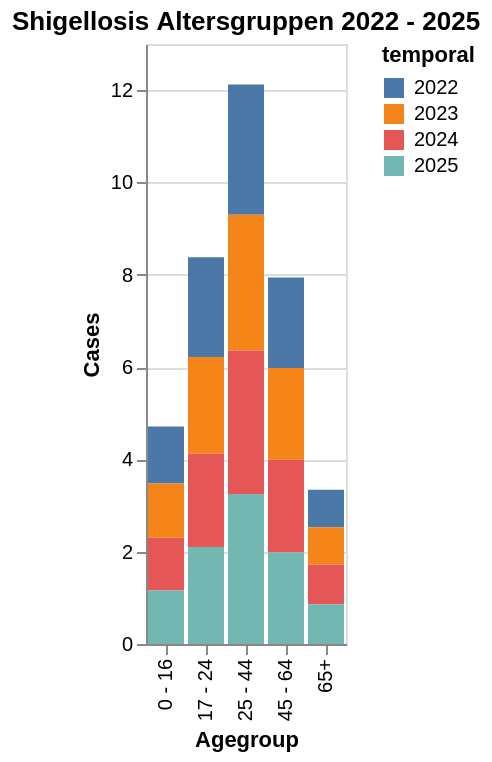

Notebook source saved alongside this figure:
### Markdown cell above
* im Sommer am Höchsten¨
* im Winter tiefer
* steigende Zahlen in den letzten Jahren

### Code cell
bar_age = alt.Chart(data_med).mark_bar().encode(
    x=alt.X("agegroup", title="Agegroup"),
    y=alt.Y("incValue", title="Cases"),
    color=alt.Color("temporal")
).properties(
    title="Shigellosis Altersgruppen 2022 - 2025"
)

bar_age

### Figure 1 — Vega-Lite specification as saved in the notebook (floating-point values rounded to 4 significant figures)
{"config": {"view": {"continuousWidth": 300, "continuousHeight": 300}}, "data": {"name": "data-008d46b852c06d8840ec96ddaa302fb2"}, "mark": {"type": "bar"}, "encoding": {"color": {"field": "temporal", "type": "nominal"}, "x": {"field": "agegroup", "title": "Agegroup", "type": "nominal"}, "y": {"field": "incValue", "title": "Cases", "type": "quantitative"}}, "title": "Shigellosis Altersgruppen 2022 - 2025", "$schema": "https://vega.github.io/schema/vega-lite/v6.1.0.json", "datasets": {"data-008d46b852c06d8840ec96ddaa302fb2": [{"valueCategory": "cases_10y_mean", "temporal": "2022", "temporal_type": "year", "georegion": "CHFL", "georegion_type": "CHFL", "agegroup": "0 - 16", "agegroup_type": "agegroup_food", "sex": "all", "value": null, "pop": null, "incValue": 1.23, "valueYearCumSum": null, "valueMean3y": null, "trend": NaN, "prct": null, "deltaValue": null, "deltaIncValue": null, "incValuePrctChange": null, "valueMean5y": null, "dataComplete": true}, {"valueCategory": "cases_10y_mean", "temporal": "2022", "temporal_type": "year", "georegion": "CHFL", "georegion_type": "CHFL", "agegroup": "17 - 24", "agegroup_type": "agegroup_food", "sex": "all", "value": null, "pop": null, "incValue": 2.16, "valueYearCumSum": null, "valueMean3y": null, "trend": NaN, "prct": null, "deltaValue": null, "deltaIncValue": null, "incValuePrctChange": null, "valueMean5y": null, "dataComplete": true}, {"valueCategory": "cases_10y_mean", "temporal": "2022", "temporal_type": "year", "georegion": "CHFL", "georegion_type": "CHFL", "agegroup": "25 - 44", "agegroup_type": "agegroup_food", "sex": "all", "value": null, "pop": null, "incValue": 2.82, "valueYearCumSum": null, "valueMean3y": null, "trend": NaN, "prct": null, "deltaValue": null, "deltaIncValue": null, "incValuePrctChange": null, "valueMean5y": null, "dataComplete": true}, {"valueCategory": "cases_10y_mean", "temporal": "2022", "temporal_type": "year", "georegion": "CHFL", "georegion_type": "CHFL", "agegroup": "45 - 64", "agegroup_type": "agegroup_food", "sex": "all", "value": null, "pop": null, "incValue": 1.96, "valueYearCumSum": null, "valueMean3y": null, "trend": NaN, "prct": null, "deltaValue": null, "deltaIncValue": null, "incValuePrctChange": null, "valueMean5y": null, "dataComplete": true}, {"valueCategory": "cases_10y_mean", "temporal": "2022", "temporal_type": "year", "georegion": "CHFL", "georegion_type": "CHFL", "agegroup": "65+", "agegroup_type": "agegroup_food", "sex": "all", "value": null, "pop": null, "incValue": 0.81, "valueYearCumSum": null, "valueMean3y": null, "trend": NaN, "prct": null, "deltaValue": null, "deltaIncValue": null, "incValuePrctChange": null, "valueMean5y": null, "dataComplete": true}, {"valueCategory": "cases_10y_mean", "temporal": "2022", "temporal_type": "year", "georegion": "CHFL", "georegion_type": "CHFL", "agegroup": "unknown", "agegroup_type": "agegroup_food", "sex": "all", "value": null, "pop": null, "incValue": null, "valueYearCumSum": null, "valueMean3y": null, "trend": NaN, "prct": null, "deltaValue": null, "deltaIncValue": null, "incValuePrctChange": null, "valueMean5y": null, "dataComplete": true}, {"valueCategory": "cases_10y_mean", "temporal": "2023", "temporal_type": "year", "georegion": "CHFL", "georegion_type": "CHFL", "agegroup": "0 - 16", "agegroup_type": "agegroup_food", "sex": "all", "value": null, "pop": null, "incValue": 1.18, "valueYearCumSum": null, "valueMean3y": null, "trend": NaN, "prct": null, "deltaValue": null, "deltaIncValue": null, "incValuePrctChange": null, "valueMean5y": null, "dataComplete": true}, {"valueCategory": "cases_10y_mean", "temporal": "2023", "temporal_type": "year", "georegion": "CHFL", "georegion_type": "CHFL", "agegroup": "17 - 24", "agegroup_type": "agegroup_food", "sex": "all", "value": null, "pop": null, "incValue": 2.09, "valueYearCumSum": null, "valueMean3y": null, "trend": NaN, "prct": null, "deltaValue": null, "deltaIncValue": null, "incValuePrctChange": null, "valueMean5y": null, "dataComplete": true}, {"valueCategory": "cases_10y_mean", "temporal": "2023", "temporal_type": "year", "georegion": "CHFL", "georegion_type": "CHFL", "agegroup": "25 - 44", "agegroup_type": "agegroup_food", "sex": "all", "value": null, "pop": null, "incValue": 2.94, "valueYearCumSum": null, "valueMean3y": null, "trend": NaN, "prct": null, "deltaValue": null, "deltaIncValue": null, "incValuePrctChange": null, "valueMean5y": null, "dataComplete": true}, {"valueCategory": "cases_10y_mean", "temporal": "2023", "temporal_type": "year", "georegion": "CHFL", "georegion_type": "CHFL", "agegroup": "45 - 64", "agegroup_type": "agegroup_food", "sex": "all", "value": null, "pop": null, "incValue": 1.99, "valueYearCumSum": null, "valueMean3y": null, "trend": NaN, "prct": null, "deltaValue": null, "deltaIncValue": null, "incValuePrctChange": null, "valueMean5y": null, "dataComplete": true}, {"valueCategory": "cases_10y_mean", "temporal": "2023", "temporal_type": "year", "georegion": "CHFL", "georegion_type": "CHFL", "agegroup": "65+", "agegroup_type": "agegroup_food", "sex": "all", "value": null, "pop": null, "incValue": 0.81, "valueYearCumSum": null, "valueMean3y": null, "trend": NaN, "prct": null, "deltaValue": null, "deltaIncValue": null, "incValuePrctChange": null, "valueMean5y": null, "dataComplete": true}, {"valueCategory": "cases_10y_mean", "temporal": "2023", "temporal_type": "year", "georegion": "CHFL", "georegion_type": "CHFL", "agegroup": "unknown", "agegroup_type": "agegroup_food", "sex": "all", "value": null, "pop": null, "incValue": null, "valueYearCumSum": null, "valueMean3y": null, "trend": NaN, "prct": null, "deltaValue": null, "deltaIncValue": null, "incValuePrctChange": null, "valueMean5y": null, "dataComplete": true}, {"valueCategory": "cases_10y_mean", "temporal": "2024", "temporal_type": "year", "georegion": "CHFL", "georegion_type": "CHFL", "agegroup": "0 - 16", "agegroup_type": "agegroup_food", "sex": "all", "value": null, "pop": null, "incValue": 1.14, "valueYearCumSum": null, "valueMean3y": null, "trend": NaN, "prct": null, "deltaValue": null, "deltaIncValue": null, "incValuePrctChange": null, "valueMean5y": null, "dataComplete": true}, {"valueCategory": "cases_10y_mean", "temporal": "2024", "temporal_type": "year", "georegion": "CHFL", "georegion_type": "CHFL", "agegroup": "17 - 24", "agegroup_type": "agegroup_food", "sex": "all", "value": null, "pop": null, "incValue": 2.03, "valueYearCumSum": null, "valueMean3y": null, "trend": NaN, "prct": null, "deltaValue": null, "deltaIncValue": null, "incValuePrctChange": null, "valueMean5y": null, "dataComplete": true}, {"valueCategory": "cases_10y_mean", "temporal": "2024", "temporal_type": "year", "georegion": "CHFL", "georegion_type": "CHFL", "agegroup": "25 - 44", "agegroup_type": "agegroup_food", "sex": "all", "value": null, "pop": null, "incValue": 3.11, "valueYearCumSum": null, "valueMean3y": null, "trend": NaN, "prct": null, "deltaValue": null, "deltaIncValue": null, "incValuePrctChange": null, "valueMean5y": null, "dataComplete": true}, {"valueCategory": "cases_10y_mean", "temporal": "2024", "temporal_type": "year", "georegion": "CHFL", "georegion_type": "CHFL", "agegroup": "45 - 64", "agegroup_type": "agegroup_food", "sex": "all", "value": null, "pop": null, "incValue": 2.01, "valueYearCumSum": null, "valueMean3y": null, "trend": NaN, "prct": null, "deltaValue": null, "deltaIncValue": null, "incValuePrctChange": null, "valueMean5y": null, "dataComplete": true}, {"valueCategory": "cases_10y_mean", "temporal": "2024", "temporal_type": "year", "georegion": "CHFL", "georegion_type": "CHFL", "agegroup": "65+", "agegroup_type": "agegroup_food", "sex": "all", "value": null, "pop": null, "incValue": 0.86, "valueYearCumSum": null, "valueMean3y": null, "trend": NaN, "prct": null, "deltaValue": null, "deltaIncValue": null, "incValuePrctChange": null, "valueMean5y": null, "dataComplete": true}, {"valueCategory": "cases_10y_mean", "temporal": "2024", "temporal_type": "year", "georegion": "CHFL", "georegion_type": "CHFL", "agegroup": "unknown", "agegroup_type": "agegroup_food", "sex": "all", "value": null, "pop": null, "incValue": null, "valueYearCumSum": null, "valueMean3y": null, "trend": NaN, "prct": null, "deltaValue": null, "deltaIncValue": null, "incValuePrctChange": null, "valueMean5y": null, "dataComplete": true}, {"valueCategory": "cases_10y_mean", "temporal": "2025", "temporal_type": "year", "georegion": "CHFL", "georegion_type": "CHFL", "agegroup": "0 - 16", "agegroup_type": "agegroup_food", "sex": "all", "value": null, "pop": null, "incValue": 1.16, "valueYearCumSum": null, "valueMean3y": null, "trend": NaN, "prct": null, "deltaValue": null, "deltaIncValue": null, "incValuePrctChange": null, "valueMean5y": null, "dataComplete": true}, {"valueCategory": "cases_10y_mean", "temporal": "2025", "temporal_type": "year", "georegion": "CHFL", "georegion_type": "CHFL", "agegroup": "17 - 24", "agegroup_type": "agegroup_food", "sex": "all", "value": null, "pop": null, "incValue": 2.1, "valueYearCumSum": null, "valueMean3y": null, "trend": NaN, "prct": null, "deltaValue": null, "deltaIncValue": null, "incValuePrctChange": null, "valueMean5y": null, "dataComplete": true}, {"valueCategory": "cases_10y_mean", "temporal": "2025", "temporal_type": "year", "georegion": "CHFL", "georegion_type": "CHFL", "agegroup": "25 - 44", "agegroup_type": "agegroup_food", "sex": "all", "value": null, "pop": null, "incValue": 3.25, "valueYearCumSum": null, "valueMean3y": null, "trend": NaN, "prct": null, "deltaValue": null, "deltaIncValue": null, "incValuePrctChange": null, "valueMean5y": null, "dataComplete": true}, {"valueCategory": "cases_10y_mean", "temporal": "2025", "temporal_type": "year", "georegion": "CHFL", "georegion_type": "CHFL", "agegroup": "45 - 64", "agegroup_type": "agegroup_food", "sex": "all", "value": null, "pop": null, "incValue": 1.98, "valueYearCumSum": null, "valueMean3y": null, "trend": NaN, "prct": null, "deltaValue": null, "deltaIncValue": null, "incValuePrctChange": null, "valueMean5y": null, "dataComplete": true}, {"valueCategory": "cases_10y_mean", "temporal": "2025", "temporal_type": "year", "georegion": "CHFL", "georegion_type": "CHFL", "agegroup": "65+", "agegroup_type": "agegroup_food", "sex": "all", "value": null, "pop": null, "incValue": 0.86, "valueYearCumSum": null, "valueMean3y": null, "trend": NaN, "prct": null, "deltaValue": null, "deltaIncValue": null, "incValuePrctChange": null, "valueMean5y": null, "dataComplete": true}, {"valueCategory": "cases_10y_mean", "temporal": "2025", "temporal_type": "year", "georegion": "CHFL", "georegion_type": "CHFL", "agegroup": "unknown", "agegroup_type": "agegroup_food", "sex": "all", "value": null, "pop": null, "incValue": null, "valueYearCumSum": null, "valueMean3y": null, "trend": NaN, "prct": null, "deltaValue": null, "deltaIncValue": null, "incValuePrctChange": null, "valueMean5y": null, "dataComplete": true}]}}
